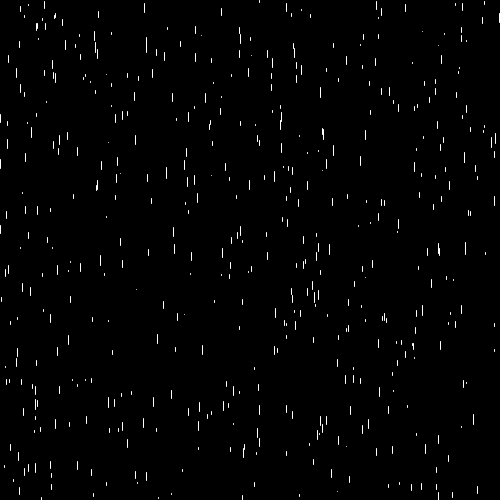
Frame 1 (no input)
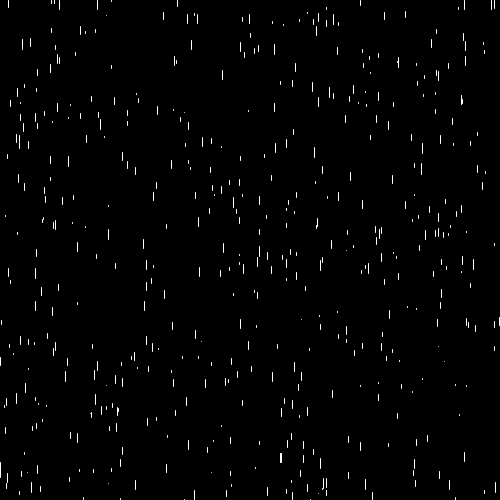
Frame 60 (the mouse pressed at the canvas centre just before this capture)
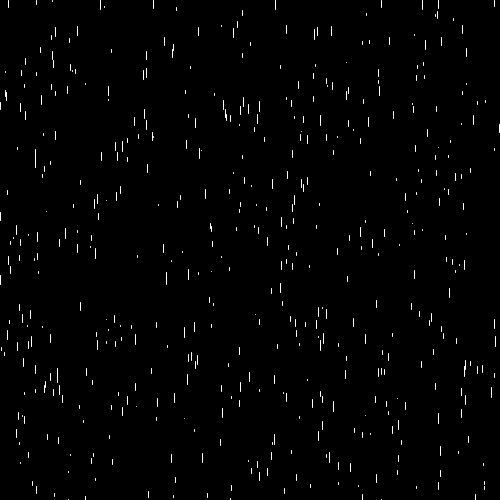
Frame 120 (the mouse held since frame 60 and released just before this capture)

The Processing sketch that drew these frames (run headless with seeded random() and noise(); from frame 60 on, the mouse is pressed at the canvas centre):

// Processing sketch: rain2
// ── rain2.pde
Drop d[] = new Drop[500];

void setup() {
 size(500,500);
 for(int i = 0; i<d.length; i++){
 d[i] = new Drop(5);
 }
}

void draw() {
 background(0);
 for(int i = 0; i<d.length; i++){
 d[i].display();
 d[i].rain();
 }
}

// ── drop.pde
class Drop {
  
  float xPos = random(width);
  float yPos = random(width);
  float vel;
  float len = random(10);
  
  Drop(float tempVel) {
    vel = tempVel;
  }
  
  void display() {
    stroke(255);
    line(xPos, yPos, xPos, yPos+len);
  }
  
  void rain() {
   yPos+= vel+len;
   if (0>yPos || yPos>width){
     yPos=0;
   }
  }
  
}
